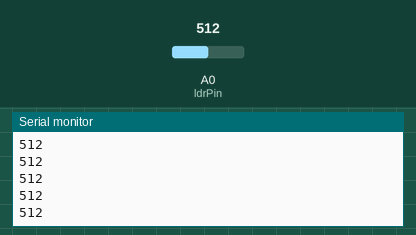
Recording of a sketch running on a simulated Arduino Uno, built with avr-gcc and run on an emulated ATmega328P. Parts: the last lines printed to the serial monitor. The test bench sets the inputs (shaded band); at power-on: A0 (ldrPin) = 512.

Above: at 1.2 s.
1.3 s: A0 (ldrPin) set to 716
At 1.8 s:
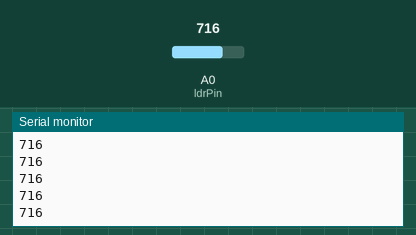
2.8 s: A0 (ldrPin) set to 900
At 3.5 s:
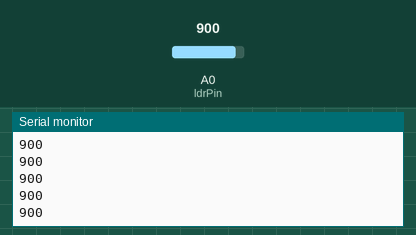
Timing chart, 0 to 5.8 s (numbered marks = the images above; inputs shaded):
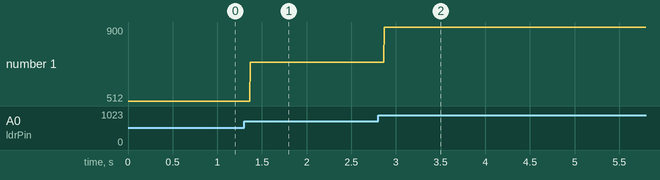

The sketch:

ldr_analog_input.ino
```cpp
/*
  LDR Test

  Describe what it does in layman's terms.  Refer to the components
  attached to the various pins:
  The program reads an analog voltage input that comes from the voltage dropped in an LDR

  LDR asigned to Pin A0 as Input

  The circuit:
  1 LDR
  1 Resistor

  Created 2/28/19
  By Miguel Osuna
  Modified: -/-/-
  By: -----------
*/
const int ldrPin = A0;

void setup()
{
	pinMode(ldrPin, INPUT);
	Serial.begin(9600);
}

void loop()
{
	Serial.println(analogRead(ldrPin));
}
```

Measured:
- after the input at 1.3 s, the serial monitor: prints a new line after 0.07 s (image 1)
- after the input at 2.8 s, the serial monitor: prints a new line after 0.07 s (image 2)
- plotted number 1: 512 → 716 after the input at 1.3 s, 716 → 900 after the input at 2.8 s
